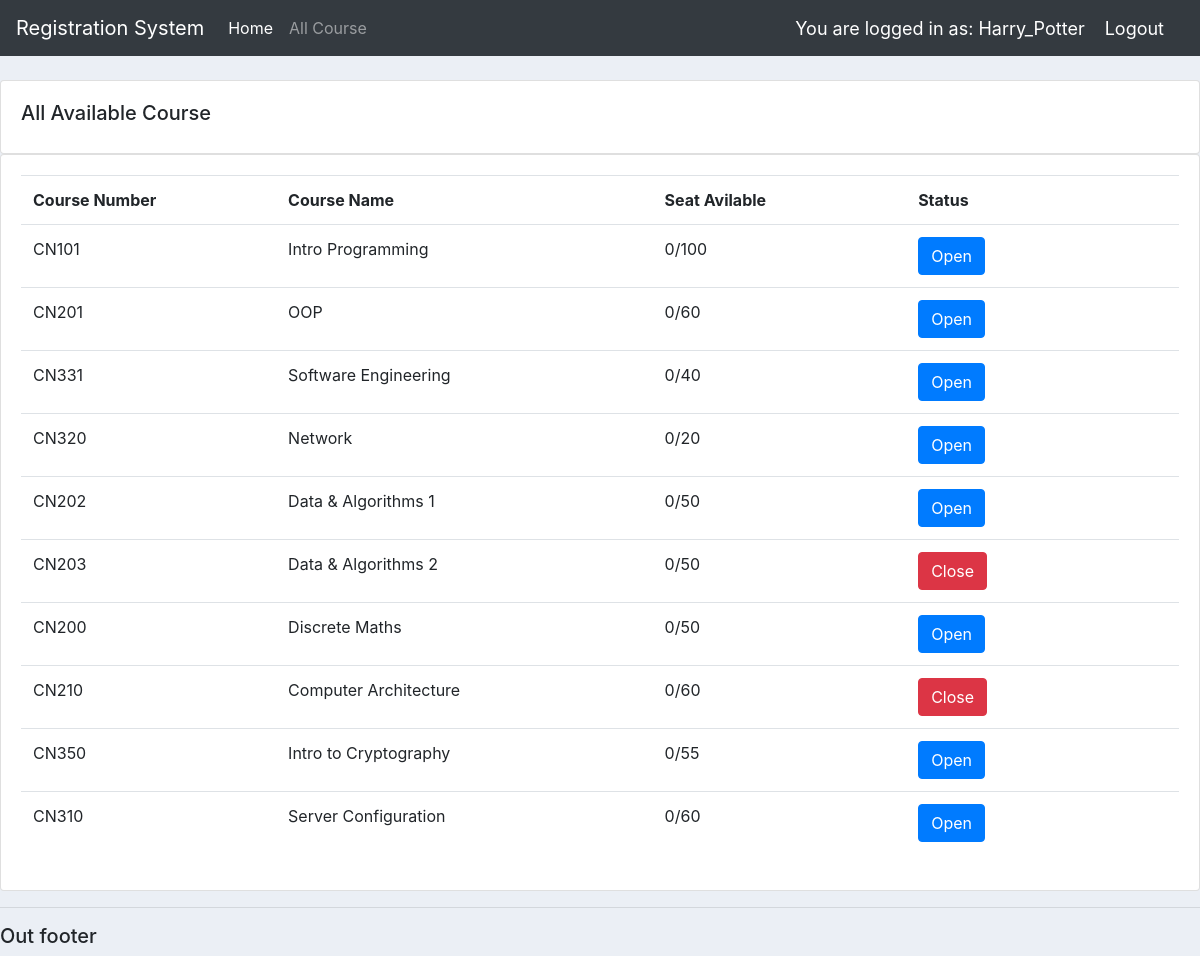
The page /all_course/ (signed in) on the database as committed earlier.
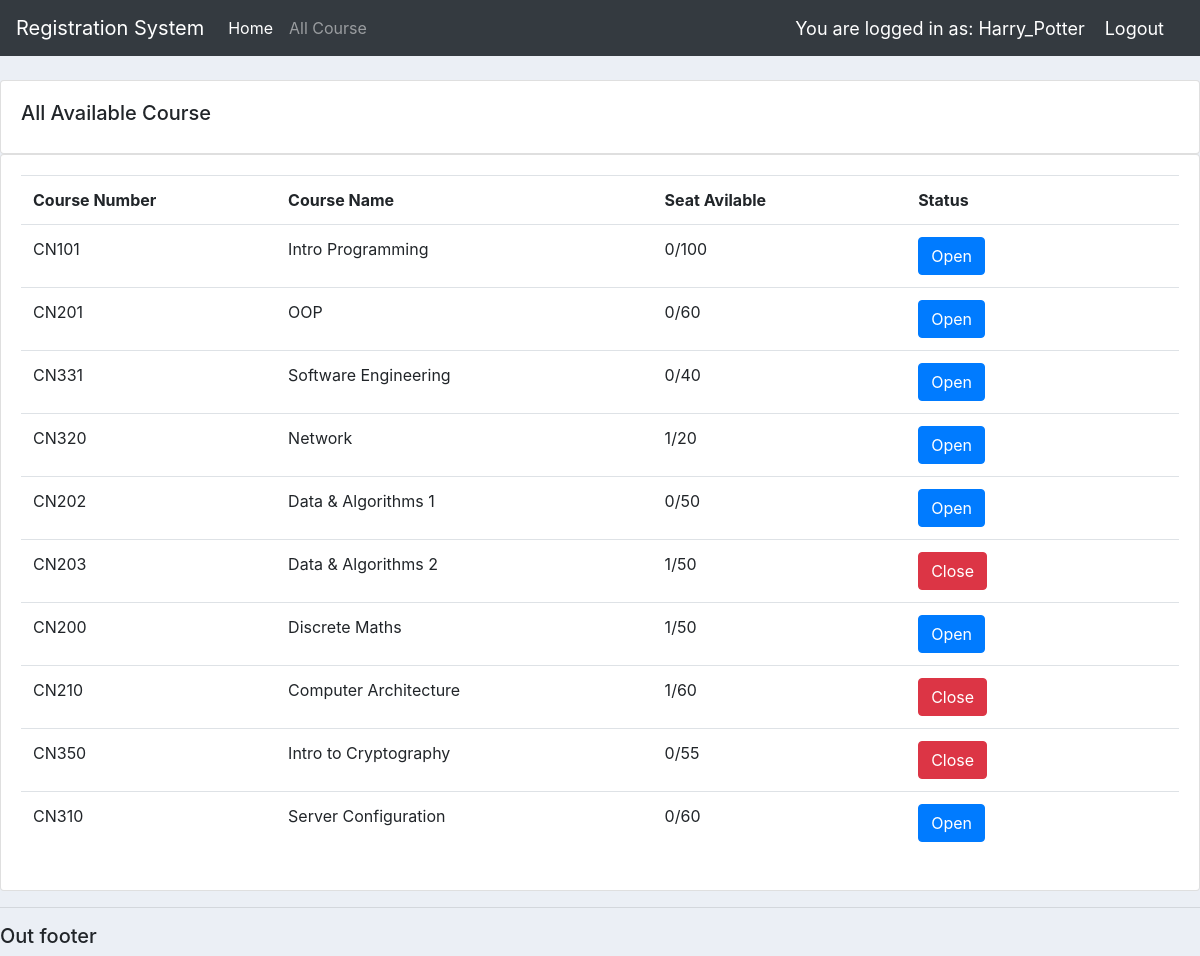
The same page on the database as committed later.
### users/models.py (models this page shows, shortened)
class Course(models.Model):
    course_num = models.CharField(max_length=5)
    course_name = models.CharField(max_length=64)
    seat = models.IntegerField(null=True)
    maxSeat = models.IntegerField(null=True)
    semester = models.IntegerField(null=True)
    year = models.IntegerField(null=True)
    state = models.BooleanField(default=None)

### users/views.py (the view)
# urls.py: path('all_course/', views.all_course, name = "all_course"),
@login_required(login_url='login')
def all_course(request):
	raw_course = Course.objects.all()
	course = [model for model in (Course.objects.all().values())]
	for c in range(len(raw_course)):
		orders = Order.objects.filter(user=request.user.id).filter(course=raw_course[c].id)
		course[c]["seat"] = (len(orders))
	return render(request, 'users/all_course.html', {'course': (course)})

### users/templates/users/all_course.html
{% extends 'users/main.html' %}
{% block content %}
        <br>
        <div class="row">
            <div class="col-md">
                <div class="card card-body">
                    <h5>All Available Course</h5>
                </div>
                <div class="card card-body">
                    <table class="table">
                        <tr>
                            <th width ="30">Course Number</th>
                            <th width ="60"></width>Course Name</th>
                            <th width ="30"></width>Seat Avilable</th>
                            <th width ="30"></width>Status</th>
                        </tr>
                        {% for i in course %}
                            <tr>
                                <td>{{i.course_num}}</td>
                                <td>{{i.course_name}}</td>
                                <td>{{i.seat}}/{{i.maxSeat}}</td>
                                <td>
                                    {% if i.state %}
                                    <a href={% url 'home' %}><button id="enroll" class="btn btn-primary" type="submit">Open</button>
                                    {% else %}
                                    <a href={% url 'home' %}><button id="enroll" class="btn btn-danger" type="button">Close</button>
                                    {% endif %}
                                </td>
                            </tr>
                        {% endfor %}
                    </table>
                </div>
            </div>
        </div>
{% endblock %}

### users/templates/users/main.html (shortened to what this page needs)
{% load static %}
<!DOCTYPE html>
<html>
    <head>
        <link rel="stylesheet" href="https://cdn.jsdelivr.net/npm/bootstrap@4.3.1/dist/css/bootstrap.min.css"
>
        <link rel="stylesheet" type="text/css" href="{% static '/css/main.css' %}">
    </head>
    <body>
        {% include 'users/navbar.html' %}
        {% block content %}
        {% endblock content %}
        <hr>
        <h5>Out footer</h5>
    </body>
</html>

### users/templates/users/navbar.html (shortened to what this page needs)
  <nav class="navbar navbar-expand-lg navbar-dark bg-dark">
      <a class="navbar-brand" href="#">Registration System</a>
      <div class="collapse navbar-collapse" id="navbarNav">
        <ul class="navbar-nav">
          <li class="nav-item active">
            <a class="nav-link" href={% url 'home' %}>Home</a>
          </li>
          <li class="nav-item">
            <a class="nav-link" href={% url 'all_course' %}>All Course</a>
          </li>
        </ul>
      </div>
      <span class="hello-msg">You are logged in as: {{request.user}}  </span>
      <span ><a  class="hello-msg" href="{% url 'logout' %}">Logout</a></span>
    </nav>

### static/css/main.css (style rules this page uses)
body { background-color: #ebeff5; }

### users/templates/users/navbar.html (style rules this page uses)
.hello-msg { font-size: 18px; color: white; margin-right: 20px; }

Rows that differ between the two databases and show on the page:
computed for Course "CN320": seat "0" → "1"
computed for Course "CN203": seat "0" → "1"
computed for Course "CN200": seat "0" → "1"
computed for Course "CN210": seat "0" → "1"
changed Course "CN350": state "Open" → "Close"
